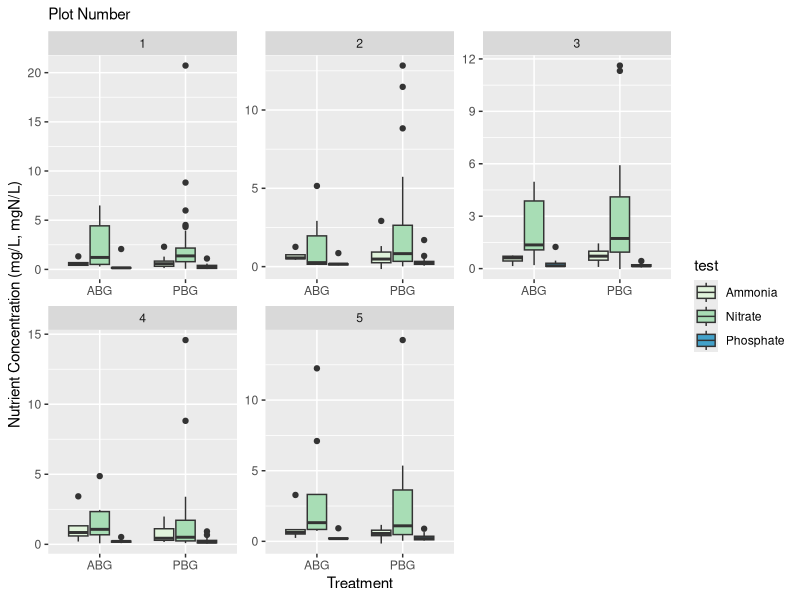

R code for this plot:
## ---- chunk 1
knitr::opts_chunk$set(echo = TRUE)
## ---- chunk 2
library(tidyverse)
## ---- chunk 3
rawPBGN <- read.csv("PBG_N_compiled_raw_2021.csv", stringsAsFactors = TRUE)
rawPBGP <- read.csv("PBG_P_compiled_raw_2021.csv", stringsAsFactors = TRUE)
rawPBGtrts <- read.csv("PBG_trts.csv", stringsAsFactors = TRUE)
## ---- chunk 4
pbgPN <- rbind(rawPBGP, rawPBGN)
## ---- chunk 5
FilteredUpgbPN <- pbgPN %>% 
  filter(grepl('U', sample))
## ---- chunk 6
dim(FilteredUpgbPN)
dim(unique(FilteredUpgbPN))
## ---- chunk 7
maxDilutionPBG <- FilteredUpgbPN %>% 
  group_by(Sample) %>% 
  filter(dilution == max(dilution, na.rm = TRUE)) %>% 
  ungroup()
## ---- chunk 8
PNTreatment <- maxDilutionPBG %>% 
  separate(col = Sample, into = c('watershed', 'transect', 'plot', 'elm'), sep = '-') %>% 
  select(-c(elm)) %>% 
  merge(rawPBGtrts) %>% 
  select(c(treatment, watershed, transect, plot, concentration, units, test)) %>% 
  rename(temp = test) %>% 
  mutate(test = ifelse(temp=="HCl PO4_1",
    "Phosphate",ifelse(temp=="KCL NO3_NO2 2", "Nitrate", "Ammonia"
  )))

PNTreatment <- PNTreatment %>% 
  select(-c(temp)) %>% 
  transform(concentration = as.numeric(concentration), plot = as.factor(plot), test = as.factor(test), treatment = as.factor(treatment)) 
  
## ---- chunk 9
ggplot(PNTreatment, aes(x=treatment, y=concentration, fill=test), dpi = 500) +
  geom_boxplot(lwd = .5) +
  facet_wrap("plot", scales = "free") +
  labs(
    subtitle = "Plot Number",
    y = "Nutrient Concentration (mg/L, mgN/L)",
    x = "Treatment"
  ) +
  scale_fill_brewer(palette = 4)

